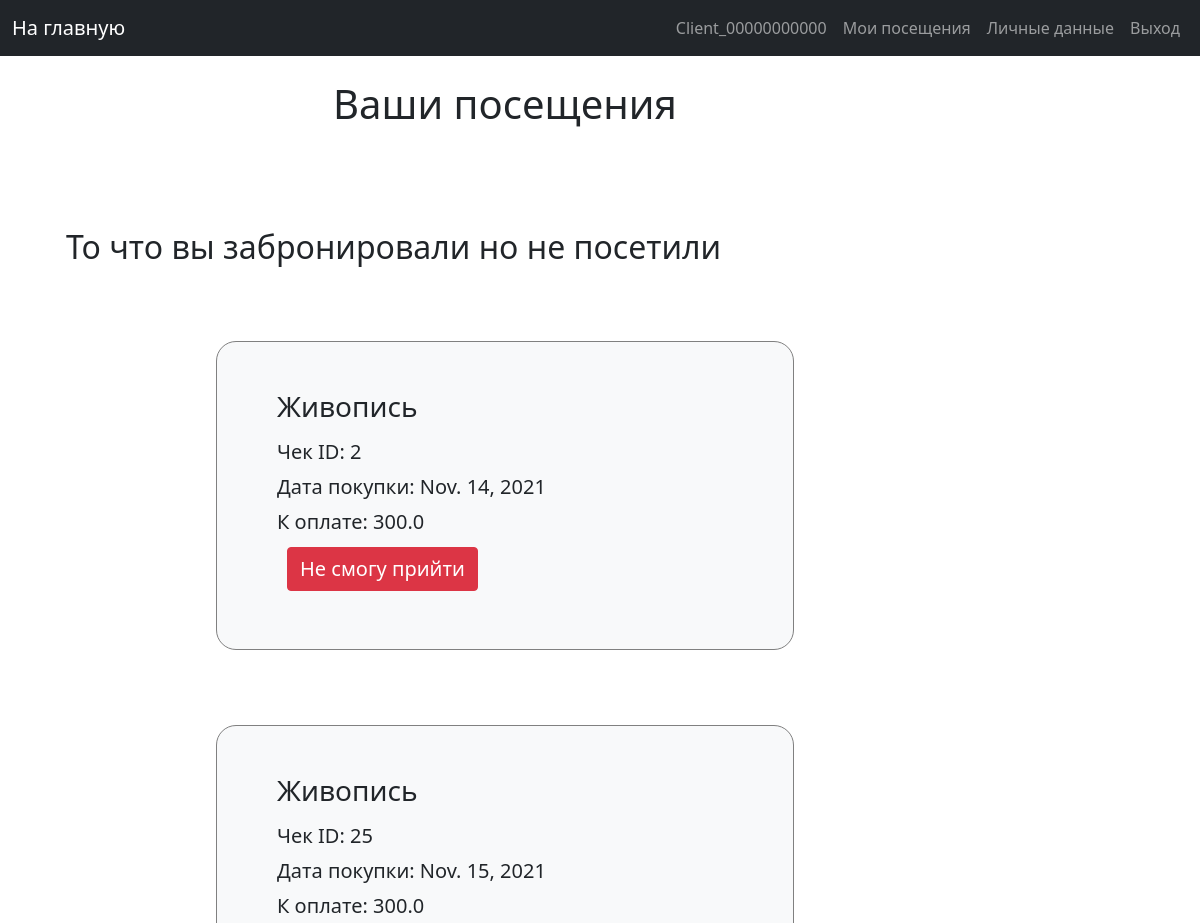
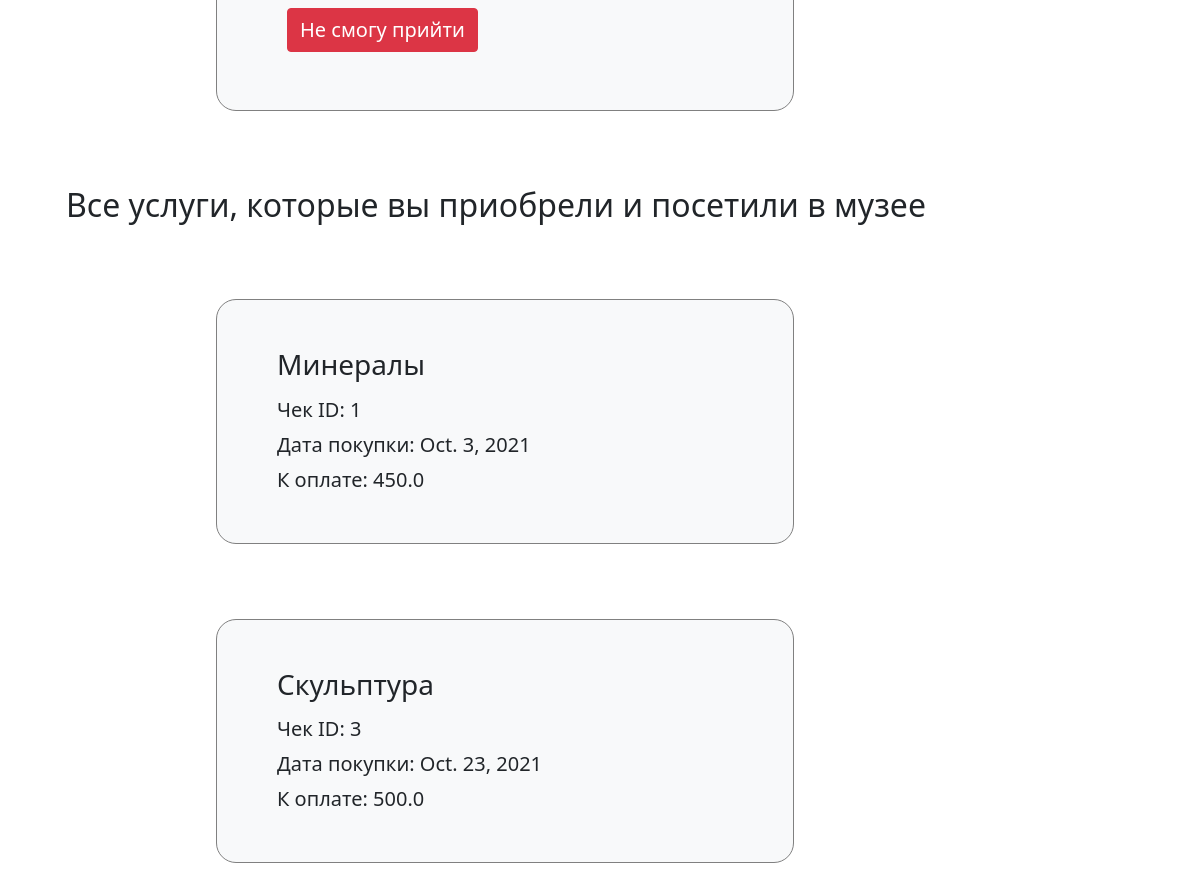
Screenshot of /list_visiting/ (signed in) with the database file from the repository (2 pictures, top to bottom).
### musem/models.py (models this page shows, shortened)
class Revenue(models.Model):
    revenue_id = models.IntegerField(primary_key=True)
    date = models.DateField()
    service = models.ForeignKey('Service', on_delete=models.CASCADE)
    client = models.ForeignKey(User, on_delete=models.CASCADE)
    revenue = models.FloatField(default=0.0)
    is_activate = models.IntegerField(default=1)
    class Meta:
        verbose_name = "Revenue"
        verbose_name_plural = "Revenue in the museum"

### musem/views.py (the view)
# urls.py: path('list_visiting/', client_list_visits, name="client_list_visits"),
def client_list_visits(request):
    if not request.user.is_authenticated or request.user.is_superuser:
        return HttpResponseForbidden()
    list_accesible_sessions = Revenue.objects.raw(
        raw_query=f"SELECT mr.revenue_id, mr.date, ms2.name, mr.revenue, mr.service_id "
                  f"FROM musem_revenue mr JOIN musem_service ms2 "
                  f"ON ms2.service_id = mr.service_id WHERE mr.client_id = {request.user.id} AND mr.revenue_id "
                  f"NOT IN (SELECT ms.revenue_id FROM musem_session ms) AND mr.is_activate = 1 ORDER BY mr.date"
    )
    list_visited_sessions = Revenue.objects.raw(
        raw_query=f"SELECT mr.revenue_id, mr.date, ms2.name, mr.revenue, mr.service_id "
                  f"FROM musem_revenue mr JOIN musem_service ms2 "
                  f"ON ms2.service_id = mr.service_id WHERE mr.client_id = {request.user.id} AND mr.revenue_id "
                  f"IN (SELECT ms.revenue_id FROM musem_session ms) AND mr.is_activate = 1 ORDER BY mr.date"
    )
    return render(request, 'client_pages/user_visited_not_visited_sessions.html', {
        'title_page': "Ваши посещения",
        'hide_nav_bar': 0,
        'is_accessible_sessions': len(list(list_accesible_sessions)),
        'list_accesible_sessions': list_accesible_sessions,
        'is_visited_session': len(list(list_visited_sessions)),
        'list_visited_sessions': list_visited_sessions,
        'is_description': 0,
        'is_administrative_zone': 0
    })

### templates/client_pages/user_visited_not_visited_sessions.html
{% extends 'include/base.html' %}
{% load static %}
{% block title %}
    <div class="title_block">
        {% if request.user.is_authenticated %}
            <h2 class="title">{{ title_page }}</h2>
        {% endif %}
    </div>
{% endblock title %}
{% block content %}
    <div class="container">
        <div class="row">
            <div class="col-12">
                {% if is_accessible_sessions > 0 or is_visited_session > 0 %}
                    <h2>То что вы забронировали но не посетили</h2>
                    {% for session in list_accesible_sessions %}
                        <div class="bg-light p-5 row service">
                            <h3>{{ session.name }}</h3>
                            <div class="text_to_list_services">Чек ID: {{ session.revenue_id }}</div>
                            <div class="text_to_list_services">Дата покупки: {{ session.date }}</div>
                            <div class="text_to_list_services">К оплате: {{ session.revenue }}</div>
                            <div>
                                <a class="btn btn-danger text_button"
                                   href="{% url 'client_delete_access_session' revenue_id=session.revenue_id %}">Не смогу прийти</a>
                            </div>
                        </div>
                    {% endfor %}
                    <h2>Все услуги, которые вы приобрели и посетили в музее</h2>
                    {% for visited_session in list_visited_sessions %}
                        <div class="bg-light p-5 row service">
                            <h3>{{ visited_session.name }}</h3>
                            <div class="text_to_list_services">Чек ID: {{ visited_session.revenue_id }}</div>
                            <div class="text_to_list_services">Дата покупки: {{ visited_session.date }}</div>
                            <div class="text_to_list_services">К оплате: {{ visited_session.revenue }}</div>
                        </div>
                    {% endfor %}
                {% else %}
                    <h2>Что-то здесь пусто :( Купите билет и вы увидите здесь список всех ваших
                        посещений в музей</h2>
                {% endif %}
            </div>
        </div>
    </div>
{% endblock content %}

### templates/include/navbar.html (shortened to what this page needs)
<nav class="navbar navbar-expand-md navbar-dark bg-dark mb-4">
    <div class="container-fluid">
        {% if is_administrative_zone %}
            <a class="navbar-brand" href="{% url "main_page_admin" %}">На главную</a>
        {% else %}
            <a class="navbar-brand" href="{% url "main_page" %}">На главную</a>
        {% endif %}
        <div class="pull-right">
            <ul class="navbar-nav me-auto mb-2 mb-md-0">
                {% if request.user.is_authenticated %}
                    <li class="nav-item">
                        <a class="nav-link" href="{% url 'user_data' %}" tabindex="-1">{{ request.user.first_name }}</a>
                    </li>
                    <li class="nav-item">
                        {% if request.user.is_superuser == 0 %}
                            <a class="nav-link"
                               href="{% url 'client_list_visits' %}" tabindex="-1">Мои посещения</a>
                        {% endif %}
                    </li>
                    <li class="nav-item">
                        <a class="nav-link" href="{% url 'user_settings' %}" tabindex="-1">Личные данные</a>
                    </li>
                    <li class="nav-item">
                        <a class="nav-link" href="{% url 'logout' %}" tabindex="-1">Выход</a>
                    </li>
                {% endif %}
            </ul>
        </div>
    </div>
</nav>

### static/css/my_styles.css (style rules this page uses)
.title_block { margin-bottom: 100px; }
.title { font-size: 40px; text-align: center; }
.text_button { font-size: 20px; margin: 10px; }
.service { border: 1px gray solid; border-radius: 20px; margin: 75px 150px 75px 150px; }
.text_to_list_services { font-size: 20px; padding-top: 5px; }

### rows the page displays
Revenue: name "Живопись", revenue_id "2", date "Nov. 14, 2021", revenue "300.0"
Revenue: name "Живопись", revenue_id "25", date "Nov. 15, 2021", revenue "300.0"
Revenue: name "Минералы", revenue_id "1", date "Oct. 3, 2021", revenue "450.0"
Revenue: name "Скульптура", revenue_id "3", date "Oct. 23, 2021", revenue "500.0"

### other values shown
{{ request.user.first_name }} "Client_00000000000"
{{ title_page }} "Ваши посещения"
